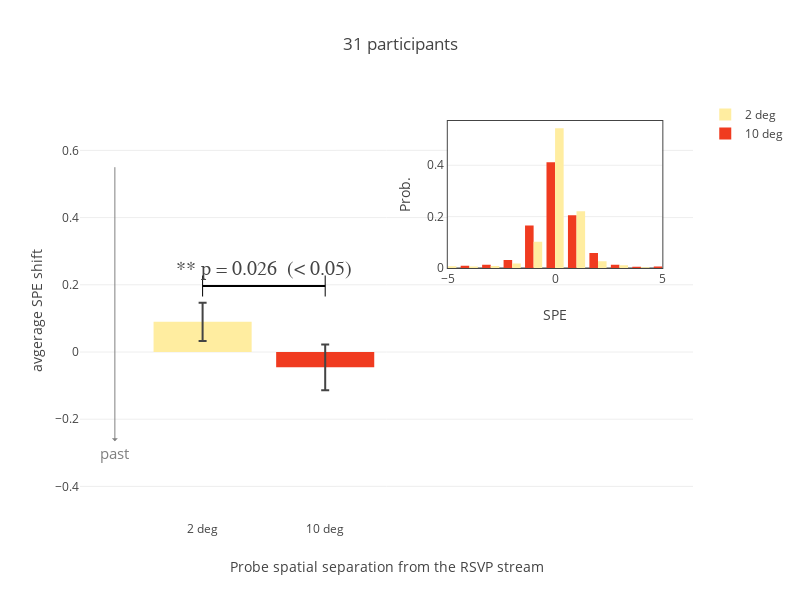

Notebook source saved alongside this figure:
### Code cell
trace_data = []
trace_data.append(go.Bar(x = [str(ecc[0])+' deg'],
                        y = [output['avg_lag_2deg'].mean()],
                        name=str(ecc[0])+' deg',
                        marker = dict(color = colors[0]),
                        error_y = dict(type = 'data',
                                      array = [output['avg_lag_2deg'].std()/np.sqrt(len(output))],
                                      visible=True
                                      )
                        )
                 )

# trace_data.append(go.Bar(x = ['preference to lag -1 over lag 1 responses'],
#                         y = [output['ratio_6deg'].mean()],
#                         name='6 deg',
#                         marker = dict(color = colors[1]),
#                         error_y = dict(type = 'data',
#                                       array = [output['ratio_6deg'].std()/np.sqrt(14)],
#                                       visible=True
#                                       )
#                         )
#                  )

trace_data.append(go.Bar(x = [str(ecc[1]) +' deg'],
                        y = [output['avg_lag_10deg'].mean()],
                        name=str(ecc[1])+' deg',
                        marker = dict(color = colors[1]),
                        error_y = dict(type = 'data',
                                      array = [output['avg_lag_10deg'].std()/np.sqrt(len(output))],
                                      visible=True
                                      )
                        )
                 )

y_max = max(output['avg_lag_10deg'].mean(), output['avg_lag_2deg'].mean(), 
                   output['avg_lag_10deg'].mean()+output['avg_lag_10deg'].std()/np.sqrt(len(output)),
                  output['avg_lag_2deg'].mean()+ output['avg_lag_2deg'].std()/np.sqrt(len(output))) + 0.05

trace_data.append(go.Scatter(x = [str(i)+' deg' for i in ecc],
                            y = [y_max for i in range(len(ecc))],
                            mode='markers+lines',
                            marker = dict(color='black',size = 15, symbol='line-ns-open'),
                            line = dict(color='black',width = 2),
                            showlegend = False))

for j,e in enumerate(cuePosdata['cueEccentricity1'].unique().sort(ascending=False)):
        ecc_data = cuePosdata[cuePosdata['cueEccentricity1']==e]
        trace_data.append(go.Histogram(x = ecc_data['responsePosRelative0'].to_numpy(), 
                                  histnorm='probability',name = str(e) + 'deg', opacity = 1, marker = dict(color = colors[1-j]),
                                      xaxis = 'x2',
                                      yaxis = 'y2',
                                      showlegend=False))

pval_text = ['** p = '+str(np.round(avg_p,3))+ '  (< 0.05)' if round(avg_p,3) < 0.05 else 'n.s']

ystart = 0
ymax1 = 0.75
ymin1 = -0.5
padding = 0.2
xpos1 = 0.1

annotations = [dict(x=0.5,y=y_max+0.05,xref='x',yref='y',text=pval_text[0], showarrow=False, font=dict(family = 'Courier New, monospace',
                                                                                                     size = 20))]
annotations.append(dict(y=ymax1-padding, x=xpos1, ay=ymin1+padding, ax=xpos1, xref='x', axref='x', xshift = -100,
            yref='y', ayref='y', showarrow=True, arrowhead=1, arrowside='start',arrowsize=1, arrowwidth=1, arrowcolor='gray', text = 'past', font = dict(size = 15, color='gray')))
layout = go.Layout(
    barmode='group',
    width = 800,
    height = 600,
    title = str(int(len(data)/280))+' participants',
    xaxis = dict(zeroline=False, title = 'Probe spatial separation from the RSVP stream', range = [-1,4]),
    yaxis = dict(title = 'avgerage SPE shift ',zeroline=False, range = [-0.5, 0.75]),
    annotations= annotations,
    xaxis2 = dict(domain = [0.6, 0.95], anchor = 'y2', range = [-5,5], title = 'SPE', showline=True, mirror=True),
    yaxis2 = dict(domain = [0.6, 0.95], anchor = 'x2', title = 'Prob.', showline=True, mirror=True)
    )
    
fig = go.Figure(data=trace_data, layout=layout)
iplot(fig, filename='SPE_avg_lag_comparision')

### Figure 1 — Plotly figure (JSON) as saved in the notebook; plotly's stock layout.template omitted (floating-point values rounded to 4 significant figures; data arrays with more than 128 entries replaced by an {"elided": "..."} marker saying what was removed)
{"data": [{"error_y": {"array": [0.05676], "type": "data", "visible": true}, "marker": {"color": "rgb(255,237,160)"}, "name": "2 deg", "type": "bar", "uid": "6c581f11-c21f-4d0b-9dd5-9288e4f1b413", "x": ["2 deg"], "y": [0.08968]}, {"error_y": {"array": [0.06814], "type": "data", "visible": true}, "marker": {"color": "rgb(240,59,32)"}, "name": "10 deg", "type": "bar", "uid": "0239c912-d575-4a6d-a38d-93790d0fd738", "x": ["10 deg"], "y": [-0.04548]}, {"line": {"color": "black", "width": 2}, "marker": {"color": "black", "size": 15, "symbol": "line-ns-open"}, "mode": "markers+lines", "showlegend": false, "type": "scatter", "uid": "a83dfd9f-685d-41d0-a581-9f65f8328f32", "x": ["2 deg", "10 deg"], "y": [0.1964, 0.1964]}, {"histnorm": "probability", "marker": {"color": "rgb(240,59,32)"}, "name": "10deg", "opacity": 1, "showlegend": false, "type": "histogram", "uid": "3d3420c8-7c3a-481a-8cc0-5a3df77ad807", "x": {"elided": "2170 int values"}, "xaxis": "x2", "yaxis": "y2"}, {"histnorm": "probability", "marker": {"color": "rgb(255,237,160)"}, "name": "2deg", "opacity": 1, "showlegend": false, "type": "histogram", "uid": "7451b110-4307-4441-a9b1-c6c3460a3308", "x": {"elided": "2170 int values"}, "xaxis": "x2", "yaxis": "y2"}], "layout": {"annotations": [{"font": {"family": "Courier New, monospace", "size": 20}, "showarrow": false, "text": "** p = 0.026  (< 0.05)", "x": 0.5, "xref": "x", "y": 0.2464, "yref": "y"}, {"arrowcolor": "gray", "arrowhead": 1, "arrowside": "start", "arrowsize": 1, "arrowwidth": 1, "ax": 0.1, "axref": "x", "ay": -0.3, "ayref": "y", "font": {"color": "gray", "size": 15}, "showarrow": true, "text": "past", "x": 0.1, "xref": "x", "xshift": -100, "y": 0.55, "yref": "y"}], "barmode": "group", "height": 600, "title": {"text": "31 participants"}, "width": 800, "xaxis": {"range": [-1, 4], "title": {"text": "Probe spatial separation from the RSVP stream"}, "zeroline": false}, "xaxis2": {"anchor": "y2", "domain": [0.6, 0.95], "mirror": true, "range": [-5, 5], "showline": true, "title": {"text": "SPE"}}, "yaxis": {"range": [-0.5, 0.75], "title": {"text": "avgerage SPE shift "}, "zeroline": false}, "yaxis2": {"anchor": "x2", "domain": [0.6, 0.95], "mirror": true, "showline": true, "title": {"text": "Prob."}}}}
